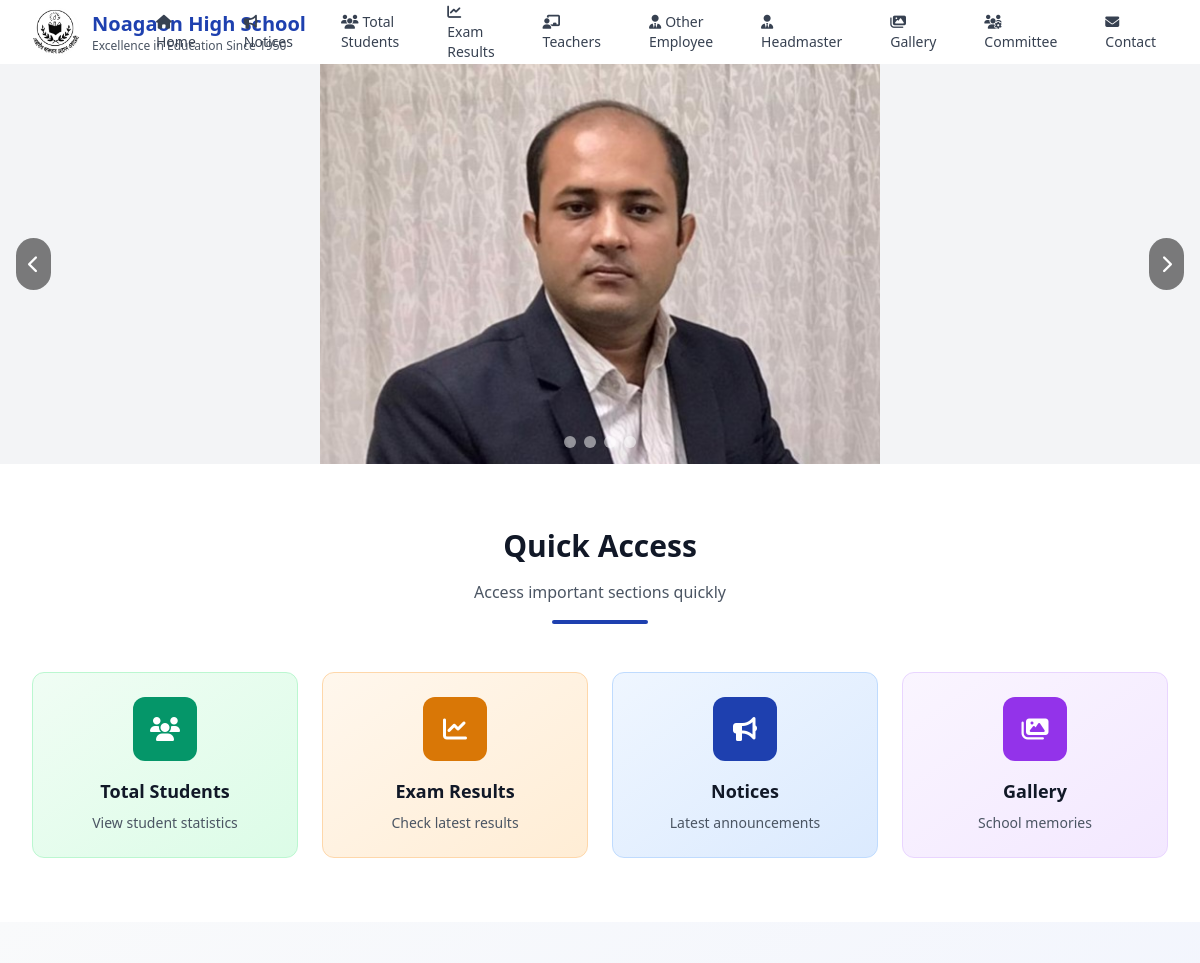
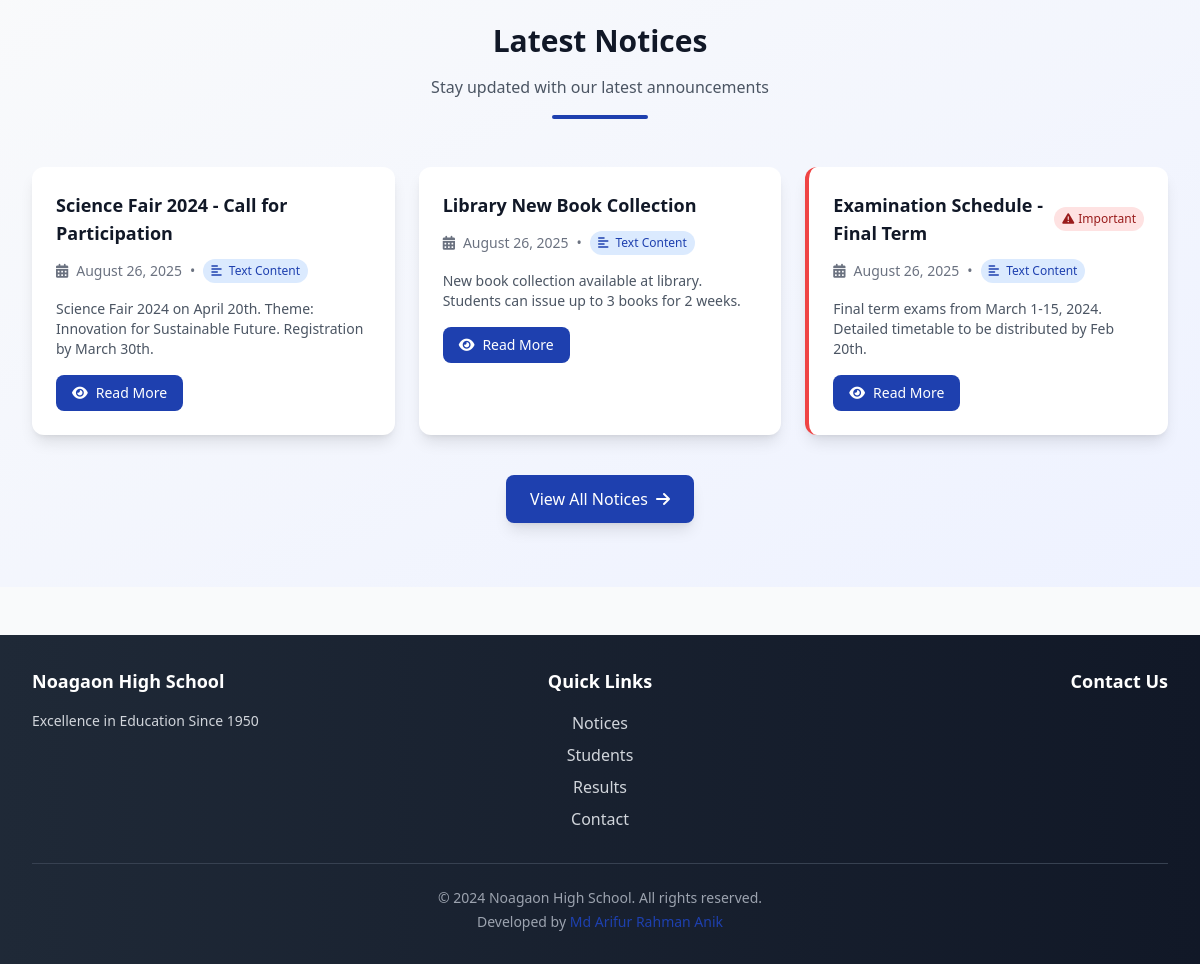
The page / on the database its author committed (2 pictures, top to bottom).
### main/models.py (models this page shows, shortened)
class HomepageSlider(models.Model):
    image = models.ImageField(upload_to='slider/', help_text="Slider image (recommended: 800x400px)")
    order = models.PositiveIntegerField(default=0, help_text="Display order (lower numbers first)")
    is_active = models.BooleanField(default=True, help_text="Show this slide")
    created_by = models.ForeignKey(User, on_delete=models.CASCADE)
    created_date = models.DateTimeField(auto_now_add=True)
    class Meta:
        ordering = ['order']
        verbose_name = "Homepage Slider"
        verbose_name_plural = "Homepage Sliders"

class Notice(models.Model):
    NOTICE_TYPE_CHOICES = [
        ('pdf', 'PDF Upload'),
        ('text', 'Text Content'),
    ]
    title = models.CharField(max_length=200)
    notice_type = models.CharField(max_length=10, choices=NOTICE_TYPE_CHOICES, default='pdf',
                                   help_text="Choose whether to upload a PDF or write text content")
    pdf_file = models.FileField(upload_to='notices/', blank=True, null=True,
                                help_text="Upload PDF file (only for PDF type notices)")
    content = models.TextField(blank=True,
                               help_text="Write notice content here (only for text type notices)")
    summary = models.CharField(max_length=300, blank=True,
                               help_text="Brief summary for text notices (optional)")
    upload_date = models.DateTimeField(auto_now_add=True)
    created_by = models.ForeignKey(User, on_delete=models.CASCADE)
    is_important = models.BooleanField(default=False, help_text="Mark as important notice")
    class Meta:
        ordering = ['-upload_date']

### main/views.py (the view)
# urls.py: path('', views.home, name='home'),
def home(request):
    latest_notices = Notice.objects.all()[:3]  # Show latest 3 notices
    slider_images = HomepageSlider.objects.filter(is_active=True).order_by('order')[:5]  # Show max 5 slides
    context = {
        'latest_notices': latest_notices,
        'slider_images': slider_images,
    }
    return render(request, 'main/home.html', context)

### main/context_processors.py (called while the page is built)
def get_default_logo():
    logo_path = os.path.join(settings.MEDIA_ROOT, 'logo', 'Noagaon_logo.jpg')
    if os.path.exists(logo_path):
        return f"{settings.MEDIA_URL}logo/Noagaon_logo.jpg"
    return None

### templates/main/home.html (shortened to what this page needs)
{% extends 'base.html' %}
{% load i18n %}
{% block content %}
{% if slider_images %}
<div class="relative w-full overflow-hidden bg-gray-100">
    <div class="slider-container relative w-full" style="min-height: 400px;">
        {% for slide in slider_images %}
            <div class="slide absolute inset-0 opacity-0 {% if forloop.first %}opacity-100{% endif %}"
                 data-slide="{{ forloop.counter0 }}" style="transition: opacity 1s ease-in-out;">
                <div class="relative w-full h-[400px] lg:h-[500px] flex items-center justify-center">
                </div>
            </div>
        {% endfor %}
        {% if slider_images|length > 1 %}
            <button class="slider-prev absolute left-2 md:left-4 top-1/2 transform -translate-y-1/2 bg-black bg-opacity-50 hover:bg-opacity-75 text-white p-2 md:p-3 rounded-full transition-all duration-200 z-10">
                <i class="fas fa-chevron-left text-sm md:text-lg"></i>
            </button>
            <button class="slider-next absolute right-2 md:right-4 top-1/2 transform -translate-y-1/2 bg-black bg-opacity-50 hover:bg-opacity-75 text-white p-2 md:p-3 rounded-full transition-all duration-200 z-10">
                <i class="fas fa-chevron-right text-sm md:text-lg"></i>
            </button>
            <div class="absolute bottom-4 left-1/2 transform -translate-x-1/2 flex space-x-2">
                {% for slide in slider_images %}
                    <button class="slider-dot w-2 h-2 md:w-3 md:h-3 rounded-full bg-white bg-opacity-50 hover:bg-opacity-75 transition-all duration-200 {% if forloop.first %}bg-opacity-100{% endif %}"
                            data-slide="{{ forloop.counter0 }}"></button>
                {% endfor %}
            </div>
        {% endif %}
    </div>
</div>
{% endif %}
<div class="py-16 bg-white">
    <div class="max-w-7xl mx-auto px-4 sm:px-6 lg:px-8">
        <div class="text-center mb-12">
            <h2 class="text-3xl font-bold text-gray-900 mb-4">{% trans "Quick Access" %}</h2>
            <p class="text-gray-600">Access important sections quickly</p>
            <div class="w-24 h-1 bg-primary mx-auto mt-4 rounded-full"></div>
        </div>
        <div class="grid gap-6 md:grid-cols-2 lg:grid-cols-4">
            <a href="/students/" class="group">
                <div class="bg-gradient-to-br from-green-50 to-green-100 rounded-xl p-6 text-center hover:shadow-lg transition-all duration-200 transform hover:scale-105 border border-green-200">
                    <div class="w-16 h-16 bg-accent rounded-xl mx-auto mb-4 flex items-center justify-center group-hover:scale-110 transition-transform duration-200">
                        <i class="fas fa-users text-white text-2xl"></i>
                    </div>
                    <h3 class="text-lg font-semibold text-gray-900 group-hover:text-accent mb-2">Total Students</h3>
                    <p class="text-sm text-gray-600">View student statistics</p>
                </div>
            </a>
            <a href="/exam-results/" class="group">
                <div class="bg-gradient-to-br from-orange-50 to-orange-100 rounded-xl p-6 text-center hover:shadow-lg transition-all duration-200 transform hover:scale-105 border border-orange-200">
                    <div class="w-16 h-16 bg-warning rounded-xl mx-auto mb-4 flex items-center justify-center group-hover:scale-110 transition-transform duration-200">
                        <i class="fas fa-chart-line text-white text-2xl"></i>
                    </div>
                    <h3 class="text-lg font-semibold text-gray-900 group-hover:text-warning mb-2">Exam Results</h3>
                    <p class="text-sm text-gray-600">Check latest results</p>
                </div>
            </a>
            <a href="{% url 'main:notices' %}" class="group">
                <div class="bg-gradient-to-br from-blue-50 to-blue-100 rounded-xl p-6 text-center hover:shadow-lg transition-all duration-200 transform hover:scale-105 border border-blue-200">
                    <div class="w-16 h-16 bg-primary rounded-xl mx-auto mb-4 flex items-center justify-center group-hover:scale-110 transition-transform duration-200">
                        <i class="fas fa-bullhorn text-white text-2xl"></i>
                    </div>
                    <h3 class="text-lg font-semibold text-gray-900 group-hover:text-primary mb-2">Notices</h3>
                    <p class="text-sm text-gray-600">Latest announcements</p>
                </div>
            </a>
            <a href="{% url 'main:gallery' %}" class="group">
                <div class="bg-gradient-to-br from-purple-50 to-purple-100 rounded-xl p-6 text-center hover:shadow-lg transition-all duration-200 transform hover:scale-105 border border-purple-200">
                    <div class="w-16 h-16 bg-purple-600 rounded-xl mx-auto mb-4 flex items-center justify-center group-hover:scale-110 transition-transform duration-200">
                        <i class="fas fa-images text-white text-2xl"></i>
                    </div>
                    <h3 class="text-lg font-semibold text-gray-900 group-hover:text-purple-600 mb-2">Gallery</h3>
                    <p class="text-sm text-gray-600">School memories</p>
                </div>
            </a>
        </div>
    </div>
</div>
<div class="py-16 bg-gradient-to-br from-gray-50 to-indigo-50">
    <div class="max-w-7xl mx-auto px-4 sm:px-6 lg:px-8">
        <div class="text-center mb-12">
            <h2 class="text-3xl font-bold text-gray-900 mb-4">{% trans "Latest Notices" %}</h2>
            <p class="text-gray-600">{% trans "Stay updated with our latest announcements" %}</p>
            <div class="w-24 h-1 bg-primary mx-auto mt-4 rounded-full"></div>
        </div>
        {% if latest_notices %}
            <div class="grid gap-6 md:grid-cols-2 lg:grid-cols-3">
                {% for notice in latest_notices %}
                <div class="bg-white rounded-xl shadow-lg p-6 hover:shadow-xl transition-all duration-200 transform hover:scale-105 {% if notice.is_important %}border-l-4 border-red-500{% endif %}">
                    <div class="flex items-center mb-3">
                        <h3 class="text-lg font-semibold text-gray-900 flex-1">{{ notice.title }}</h3>
                        {% if notice.is_important %}
                            <span class="inline-flex items-center px-2 py-1 rounded-full text-xs font-medium bg-red-100 text-red-800">
                                <i class="fas fa-exclamation-triangle mr-1"></i>Important
                            </span>
                        {% endif %}
                    </div>
                    <div class="flex items-center text-sm text-gray-500 mb-4">
                        <i class="fas fa-calendar-alt mr-2"></i>
                        <span>{{ notice.upload_date|date:"F d, Y" }}</span>
                        <span class="mx-2">•</span>
                        <span class="px-2 py-1 rounded-full text-xs bg-blue-100 text-blue-800">
                            <i class="fas fa-{% if notice.notice_type == 'pdf' %}file-pdf{% else %}align-left{% endif %} mr-1"></i>
                            {{ notice.get_notice_type_display }}
                        </span>
                    </div>
                    {% if notice.notice_type == 'text' %}
                        {% if notice.summary %}
                            <p class="text-gray-600 text-sm mb-4 line-clamp-3">{{ notice.summary|truncatewords:20 }}</p>
                        {% else %}
                            <p class="text-gray-600 text-sm mb-4 line-clamp-3">{{ notice.content|truncatewords:20 }}</p>
                        {% endif %}
                        <a href="{% url 'main:notice_detail' notice.id %}"
                           class="inline-flex items-center px-4 py-2 bg-primary hover:bg-blue-700 text-white text-sm font-medium rounded-lg transition-colors duration-200">
                            <i class="fas fa-eye mr-2"></i>Read More
                        </a>
                    {% endif %}
                </div>
                {% endfor %}
            </div>
            <div class="text-center mt-10">
                <a href="{% url 'main:notices' %}"
                   class="inline-flex items-center px-6 py-3 bg-primary hover:bg-blue-700 text-white font-medium rounded-lg transition-all duration-200 transform hover:scale-105 shadow-lg">
                    View All Notices
                    <i class="fas fa-arrow-right ml-2"></i>
                </a>
            </div>
        {% else %}
            <div class="text-center py-12">
                <i class="fas fa-bullhorn text-gray-300 text-6xl mb-4"></i>
                <h3 class="text-xl font-medium text-gray-900 mb-2">No Notices Available</h3>
                <p class="text-gray-500">Latest notices will appear here once they are published.</p>
            </div>
        {% endif %}
    </div>
</div>
{% endblock %}

### rows shown on the page
Notice: title "Science Fair 2024 - Call for Participation", upload_date "August 26, 2025", notice_type "Text Content", summary "Science Fair 2024 on April 20th. Theme: Innovation for Sustainable Future. Registration by March 30th."
Notice: title "Library New Book Collection", upload_date "August 26, 2025", notice_type "Text Content", summary "New book collection available at library. Students can issue up to 3 books for 2 weeks."
Notice: title "Examination Schedule - Final Term", is_important True (drawn), upload_date "August 26, 2025", notice_type "Text Content", summary "Final term exams from March 1-15, 2024. Detailed timetable to be distributed by Feb 20th."

### other values the page prints
{{ school_name }} "Noagaon High School"
{{ school_tagline }} "Excellence in Education Since 1950"
